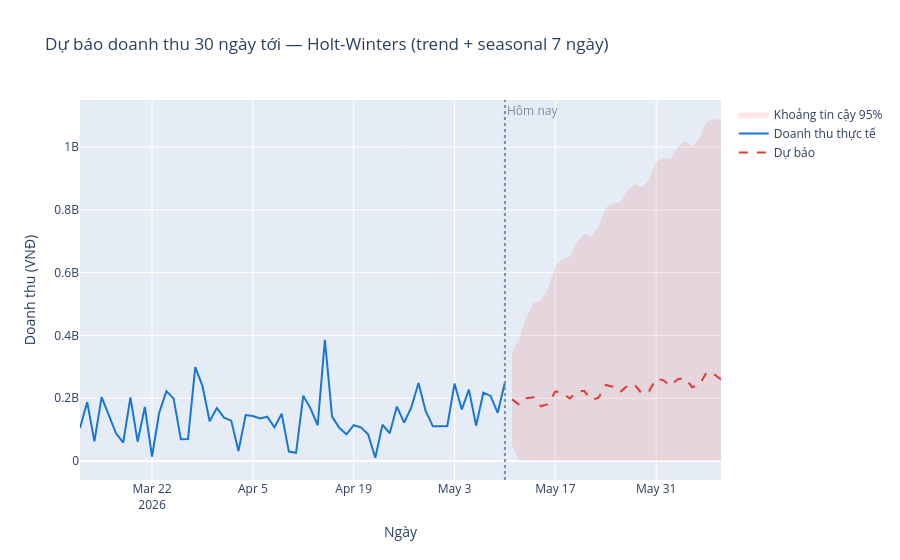

The cell this chart's notebook holds for it:
### Code cell
# Vẽ 60 ngày thực tế + 30 ngày dự báo
hist = daily.tail(60)

fig = go.Figure()

# Khoảng tin cậy 95%
fig.add_trace(go.Scatter(
    x=forecast_dates.strftime("%Y-%m-%d").tolist() + forecast_dates.strftime("%Y-%m-%d").tolist()[::-1],
    y=upper.tolist() + lower.tolist()[::-1],
    fill="toself",
    fillcolor="rgba(229, 57, 53, 0.12)",
    line=dict(color="rgba(0,0,0,0)"),
    name="Khoảng tin cậy 95%",
))

# Đường doanh thu thực tế
fig.add_trace(go.Scatter(
    x=hist.index.strftime("%Y-%m-%d").tolist(),
    y=hist.tolist(),
    name="Doanh thu thực tế",
    line=dict(color="#1976d2", width=2),
))

# Đường dự báo
fig.add_trace(go.Scatter(
    x=forecast_dates.strftime("%Y-%m-%d").tolist(),
    y=forecast.tolist(),
    name="Dự báo",
    line=dict(color="#e53935", width=2, dash="dash"),
))

# Đường phân cách (tách add_vline và add_annotation)
last_date = daily.index.max().strftime("%Y-%m-%d")
fig.add_vline(x=last_date, line_dash="dot", line_color="#78909c")
fig.add_annotation(
    x=last_date, y=1, yref="paper",
    text="Hôm nay", showarrow=False,
    xanchor="left", font=dict(color="#78909c", size=12),
)

fig.update_layout(
    title=f"Dự báo doanh thu 30 ngày tới — {model_name}",
    xaxis_title="Ngày",
    yaxis_title="Doanh thu (VNĐ)",
    hovermode="x unified",
)
fig.show()
